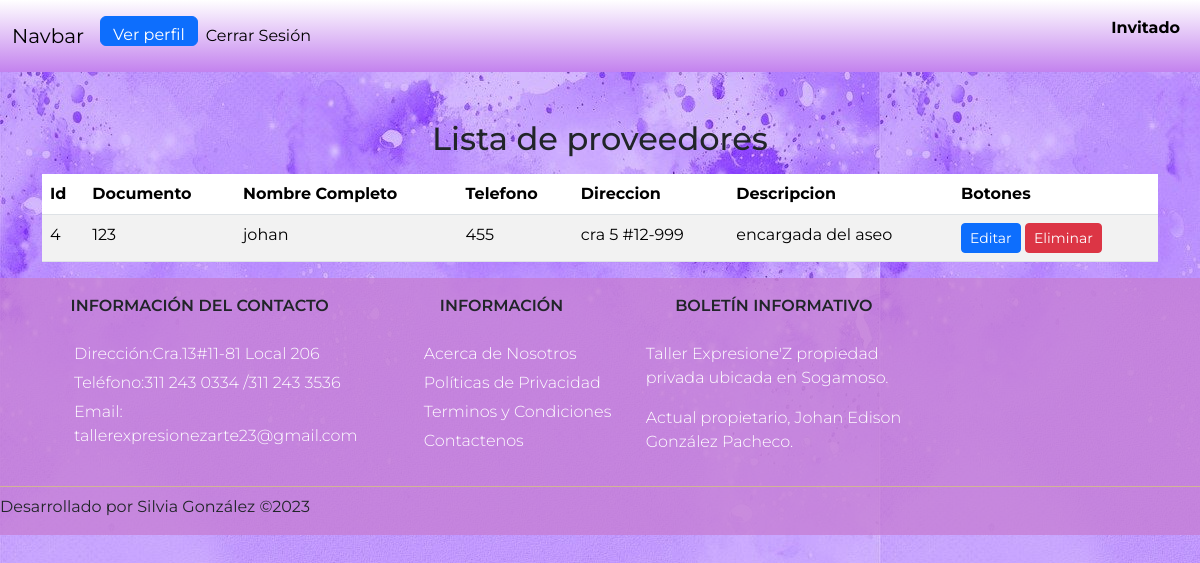
Page /views/verproveedor.php on the earlier database version.
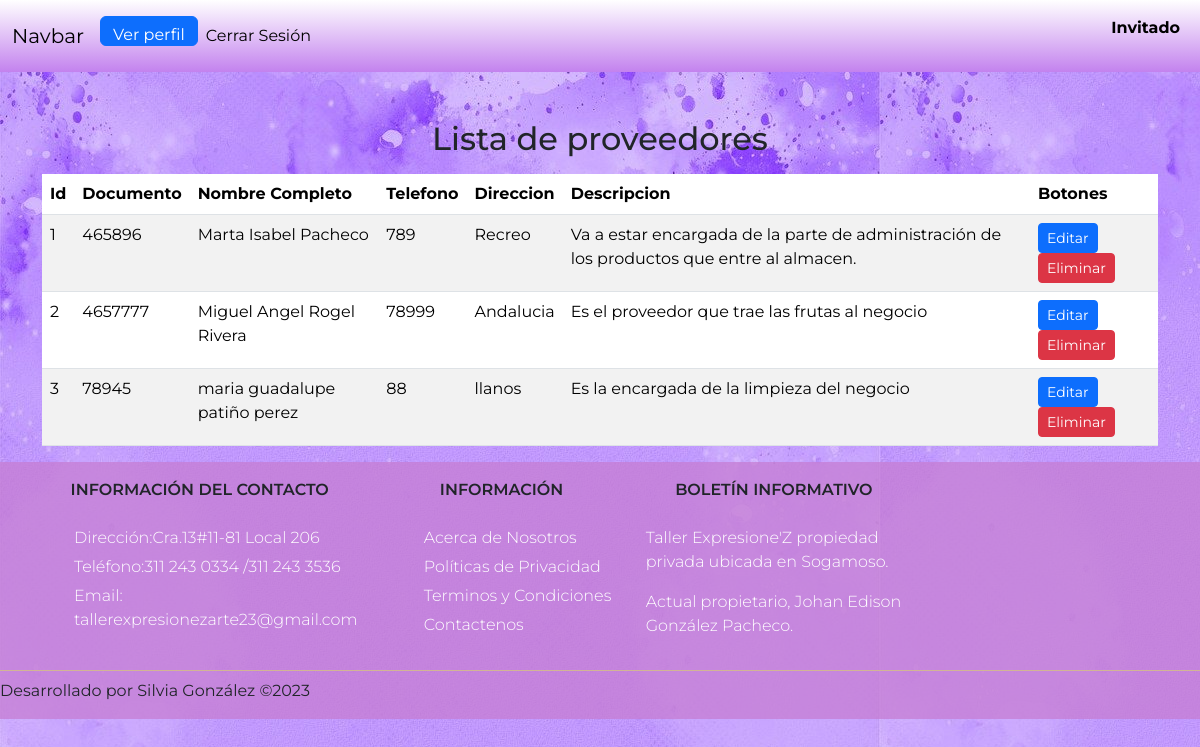
Same page on the later database version.
### tables this page shows
CREATE TABLE `proveedores` (
  `idproveedores` int(11) NOT NULL,
  `documento` decimal(10,0) NOT NULL,
  `nombre` varchar(45) NOT NULL,
  `telefono` decimal(10,0) NOT NULL,
  `direccion` varchar(45) NOT NULL,
  `descripcion` text NOT NULL
);

### views/verproveedor.php (the view, shortened to what this page needs)
<?php include '../views/navbar.php'; ?>
<div class="container mt-5" id="proveedor">
    <h2 class="mb-3 text-center">Lista de proveedores</h2>
    <table class="table table-striped" id="tablaProveedores">
        <thead>
            <tr>
                <th>Id</th>
                <th>Documento</th>
                <th>Nombre Completo</th>
                <th>Telefono</th>
                <th>Direccion</th>
                <th>Descripcion</th>
                <th>Botones</th>
            </tr>
        </thead>
        <tbody id="listaProveedores">
            <?php
            include '../config/conexion.php';
            $query = "SELECT * FROM proveedores";
            $result = $conexion->query($query);
            while ($row = $result->fetch_assoc()) {
                echo "<tr>";
                echo "<td>" . $row['idproveedores'] . "</td>";
                echo "<td>" . $row['documento'] . "</td>";
                echo "<td>" . $row['nombre'] . "</td>";
                echo "<td>" . $row['telefono'] . "</td>";
                echo "<td>" . $row['direccion'] . "</td>";
                echo "<td>" . $row['descripcion'] . "</td>";
                echo "<td>
                        <button type='button' class='btn btn-primary btn-sm' data-id='" . $row['idproveedores'] . "' data-bs-toggle='modal' data-bs-target='#editarProvedoresModal' onclick='abrirModalEditar(" . $row['idproveedores'] . ")'>Editar</button>
                        <button type='button' class='btn btn-danger btn-sm' data-id='" . $row['idproveedores'] . "' onclick='eliminarProveedores(" . $row['idproveedores'] . ")'>Eliminar</button>
                    </td>";
                echo "</tr>";
            }
            ?>
        </tbody>
    </table>
</div>
<?php include '../views/footer.php'; ?>

Differences in the rows shown:
removed proveedores: idproveedores "4", documento "123", nombre "johan", telefono "455", direccion "cra 5 #12-999", descripcion "encargada del aseo"
added proveedores: idproveedores "1", documento "465896", nombre "Marta Isabel Pacheco", telefono "789", direccion "Recreo", descripcion "Va a estar encargada de la parte de administración de los productos que entre al almacen."
added proveedores: idproveedores "2", documento "4657777", nombre "Miguel Angel Rogel Rivera", telefono "78999", direccion "Andalucia", descripcion "Es el proveedor que trae las frutas al negocio"
added proveedores: idproveedores "3", documento "78945", nombre "maria guadalupe patiño perez", telefono "88", direccion "llanos", descripcion "Es la encargada de la limpieza del negocio"
